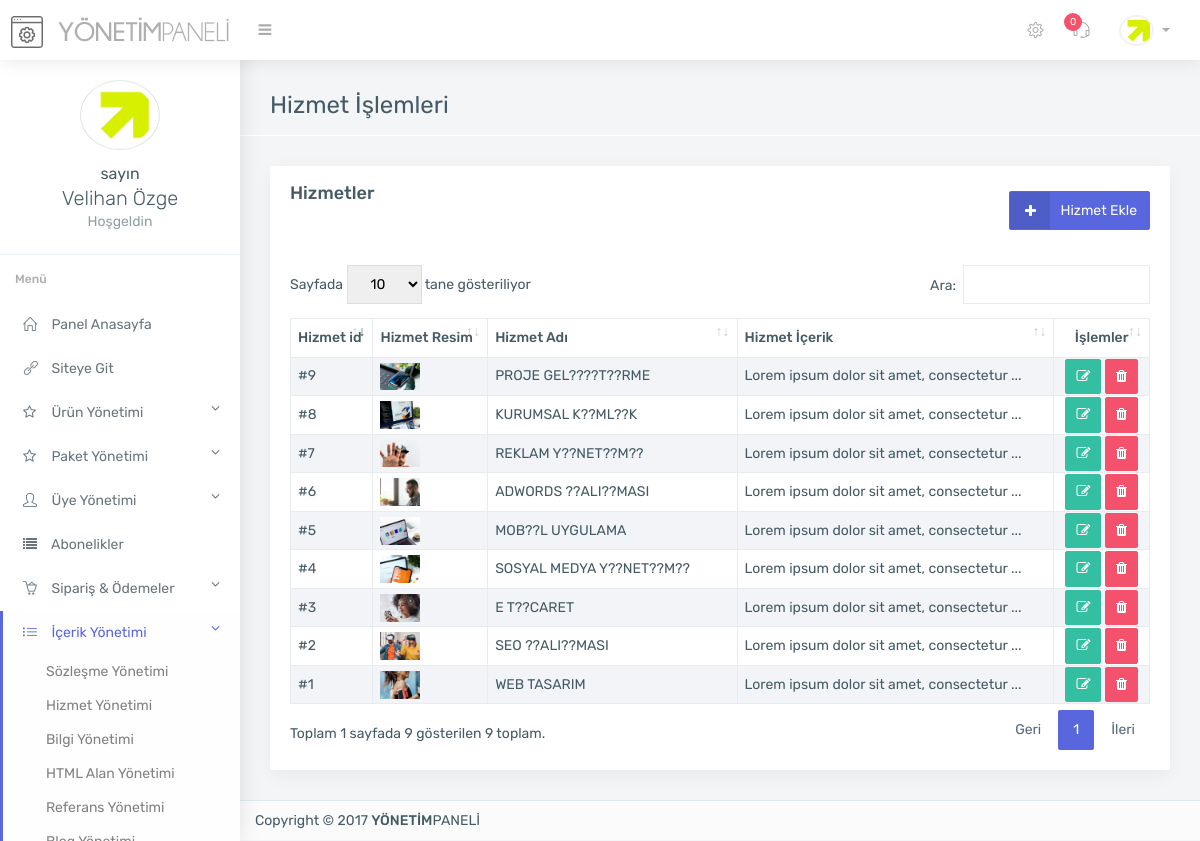
The page /admin/hizmetler.php (signed in) on the database its author committed.
### tables this page shows
CREATE TABLE `kullanici` (
  `kullanici_id` int(11) NOT NULL,
  `kullanici_adi` varchar(250) NOT NULL,
  `kullanici_pass` varchar(250) NOT NULL,
  `kullanici_adsoyad` varchar(500) NOT NULL,
  `kullanici_resim` varchar(500) NOT NULL
);

CREATE TABLE `hizmetler` (
  `hizmet_id` int(11) NOT NULL,
  `hizmet_baslik` varchar(255) DEFAULT NULL,
  `hizmet_icerik` longtext,
  `hizmet_resim` varchar(255) DEFAULT NULL,
  `hizmet_icon` varchar(255) DEFAULT NULL,
  `hizmet_title` varchar(255) DEFAULT NULL,
  `hizmet_descr` varchar(255) DEFAULT NULL,
  `hizmet_keyword` varchar(255) DEFAULT NULL,
  `hizmet_vitrin` varchar(255) DEFAULT '0'
);

### admin/hizmetler.php (the view)
<?php
include 'header.php';
include 'topbar.php';
include 'sidebar.php';
$hizmetsor=$db->prepare("SELECT * from hizmetler order by hizmet_id DESC");
$hizmetsor->execute(array(0));
?>
<section class="main-content container">
	<div class="page-header">
		<h2>Hizmet İşlemleri</h2>
	</div>
	<div class="row">
		<div class="col-md-12">
			<div class="card">
				<div class="card-heading card-default">
					<div class="pull-right mt-10">
						<a href="hizmet-ekle.php" class="btn btn-primary btn-icon"><i class="fa fa-plus"></i> Hizmet Ekle</a>
					</div>
					Hizmetler
				</div>
				<div class="card-block">
					<table id="datatable1" class="table table-striped dt-responsive nowrap table-hover">
						<thead>
							<tr>
								<th class="text-left">
									<strong>Hizmet id</strong>
								</th>
								<th class="text-left">
									<strong>Hizmet Resim</strong>
								</th>
								<th class="text-left">
									<strong>Hizmet Adı</strong>
								</th>
								<th class="text-left">
									<strong>Hizmet İçerik</strong>
								</th>
								<th class="text-center">
									<strong>İşlemler</strong>
								</th>
							</tr>
						</thead>
						<tbody>
							<?php
							while ($hizmetcek=$hizmetsor->fetch(PDO::FETCH_ASSOC)) {
								$hizmeticerik=mb_substr(strip_tags($hizmetcek['hizmet_icerik']), 0, 40, 'UTF-8')."...";
								?>
								<tr>
									<td>#<?php echo $hizmetcek['hizmet_id']; ?></td>
									<td><img style="max-height: 40px;max-width: 40px;" src="<?php echo $hizmetcek['hizmet_resim']; ?>"></td>
									<td><?php echo $hizmetcek['hizmet_baslik']; ?></td>
									<td><?php echo $hizmeticerik; ?></td>
									<td class="text-center">
										<a href="hizmet-duzenle.php?hizmet_id=<?php echo $hizmetcek['hizmet_id']; ?>" title="Düzenle" class="btn btn-sm btn-success"><i class="fa fa-edit"></i></a>
										<a href="controller/function.php?hizmetsil=ok&hizmet_id=<?php echo $hizmetcek['hizmet_id']; ?>" title="Sil" class="btn btn-sm btn-danger"><i class="fa fa-trash"></i></a>
									</td>
								</tr>
								<?php } ?>
							</tbody>
						</table>
					</div>
				</div>
			</div>
		</div>
		<?php include 'footer.php'; ?>

### admin/topbar.php (shortened to what this page needs)
<?php
$yenisay=$db->prepare("SELECT * from destek where destek_adminoku='0'");
$yenisay->execute(array());
$yeni=$yenisay->RowCount();
?>
<div class="top-bar light-top-bar">
	<div class="container-fluid">
		<div class="row">
			<div class="col">
				<a class="admin-logo" href="index.php">
					<h1>
						<img alt="" src="assets/img/genel/logo.png" class="logo-icon margin-r-10">
						<img alt="" src="assets/img/genel/logo-text.png" class="toggle-none hidden-xs">
					</h1>
				</a>
				<div class="left-nav-collapsed" >
					<a  href="#" class="nav-collapsed"><i class="fa fa-bars"></i></a>
				</div>
			</div>
			<div class="col">
				<ul class="list-inline top-right-nav">
					<li class="dropdown icon-dropdown d-none-m">
						<a href="genel-ayarlar.php"><i class="icon-settings"></i></a>
					</li>
					<li class="dropdown icon-dropdown">
						<a href="destek.php"><i class="icon-earphones-alt"></i> <span class="badge badge-danger"><?php echo $yeni; ?></span></a>
					</li>
					<li class="dropdown avtar-dropdown">
						<a class="dropdown-toggle" data-toggle="dropdown" href="#">
							<img alt="" class="rounded-circle" src="<?php echo $userprint['kullanici_resim']; ?>" width="30">
						</a>
					</li>
				</ul>
			</div>
		</div>
	</div>
</div>

### admin/sidebar.php (shortened to what this page needs)
<?php
$link = $_SERVER['REQUEST_URI'];
?>
<div class="main-sidebar-nav default-navigation">
    <div class="nano">
        <div class="nano-content sidebar-nav">
            <ul class="metisMenu nav flex-column" id="menu">
                <div class="card-block border-bottom text-center nav-profile">
                    <img alt="profile" class="rounded-circle margin-b-10 circle-border " src="<?php echo $userprint['kullanici_resim']; ?>" width="80">
                    <p class="lead margin-b-0 toggle-none"><small>sayın<br> </small><?php echo $userprint['kullanici_adsoyad'] ?></p>
                    <p class="text-muted mv-0 toggle-none">Hoşgeldin</p>
                </div>
                <li class="nav-heading">
                    <b>Menü</b>
                </li>
                <li class="nav-item <?php if (strstr($link, "index.php")) { echo "active";} ?>"><a class="nav-link" href="index.php"><i class="icon-home"></i> <span class="toggle-none">Panel Anasayfa</span> </a></li>
                <li class="nav-item"><a class="nav-link" target="_blank" href="<?php echo $settingsprint['ayar_siteurl']; ?>"><i class="icon-link"></i> <span class="toggle-none">Siteye Git</span> </a></li>
                <li class="nav-item <?php if (strstr($link, "urun")) { echo "active";} ?> <?php if (strstr($link, "eklenti")) { echo "active";} ?>">
                    <a class="nav-link" href="javascript: void(0);" aria-expanded="true"><i class="fa fa-star-o"></i> <span class="toggle-none">Ürün Yönetimi<span style="float: right;" class="fa fa-angle-down"></span></span></a>
                </li>
                <li class="nav-item <?php if (strstr($link, "paket")) { echo "active";} ?>">
                    <a class="nav-link" href="javascript: void(0);" aria-expanded="true"><i class="fa fa-star-o"></i> <span class="toggle-none">Paket Yönetimi<span style="float: right;" class="fa fa-angle-down"></span></span></a>
                </li>
                <li class="nav-item <?php if (strstr($link, "uye")) { echo "active";} ?>">
                    <a class="nav-link" href="javascript: void(0);" aria-expanded="true"><i class="icon-user"></i> <span class="toggle-none">Üye Yönetimi<span style="float: right;" class="fa fa-angle-down"></span></span></a>
                </li>
                <li class="nav-item <?php if (strstr($link, "abone")) { echo "active";} ?>">
                    <a class="nav-link" href="abonelikler.php"><i class="fa fa-list"></i> <span class="toggle-none">Abonelikler</span></a>
                </li>
                <li class="nav-item <?php if (strstr($link, "sanal-pos")) { echo "active";} ?><?php if (strstr($link, "hesap")) { echo "active";} ?><?php if (strstr($link, "siparis")) { echo "active";} ?><?php if (strstr($link, "odeme-yontemleri")) { echo "active";} ?>">
                    <a class="nav-link" href="javascript: void(0);" aria-expanded="true"><i class="icon-basket-loaded"></i> <span class="toggle-none">Sipariş & Ödemeler<span style="float: right;" class="fa fa-angle-down"></span></span></a>
                </li>
                <li class="nav-item <?php if (strstr($link, "sozlesme-yonetimi")) { echo "active";} ?><?php if (strstr($link, "slayt")) { echo "active";} ?><?php if (strstr($link, "referans")) { echo "active";} ?><?php if (strstr($link, "marka")) { echo "active";} ?><?php if (strstr($link, "yorum")) { echo "active";} ?><?php if (strstr($link, "bilgi")) { echo "active";} ?><?php if (strstr($link, "sosyal")) { echo "active";} ?><?php if (strstr($link, "proje")) { echo "active";} ?><?php if (strstr($link, "sss")) { echo "active";} ?><?php if (strstr($link, "sayfa")) { echo "active";} ?><?php if (strstr($link, "hizmet")) { echo "active";} ?><?php if (strstr($link, "html")) { echo "active";} ?><?php if (strstr($link, "blog")) { echo "active";} ?>">
                    <a class="nav-link" href="" aria-expanded="true"><i class="icon-list"></i> <span class="toggle-none">İçerik Yönetimi<span style="float: right;" class="fa fa-angle-down"></span></span></a>
                    <ul class="nav-second-level nav flex-column sub-menu" aria-expanded="true">
                        <li class="nav-item"><a class="nav-link" href="sozlesme-yonetimi.php">Sözleşme Yönetimi</a></li>
                        <li class="nav-item"><a class="nav-link" href="hizmetler.php">Hizmet Yönetimi</a></li>
                        <li class="nav-item"><a class="nav-link" href="bilgiler.php">Bilgi Yönetimi</a></li>
                        <li class="nav-item"><a class="nav-link" href="html-alan.php">HTML Alan Yönetimi</a></li>
                        <li class="nav-item"><a class="nav-link" href="referanslar.php">Referans Yönetimi</a></li>
                        <li class="nav-item"><a class="nav-link" href="blog.php">Blog Yönetimi</a></li>
                    </ul>
                </li>
            </ul>
        </div>
    </div>
</div>

### rows shown on the page
kullanici: kullanici_resim (picture), kullanici_adsoyad "Velihan Özge"
hizmetler: hizmet_id "9", hizmet_resim (picture), hizmet_baslik "PROJE GEL????T??RME", hizmet_icerik "Lorem ipsum dolor sit amet, consectetur ..."
hizmetler: hizmet_id "8", hizmet_resim (picture), hizmet_baslik "KURUMSAL K??ML??K", hizmet_icerik "Lorem ipsum dolor sit amet, consectetur ..."
hizmetler: hizmet_id "7", hizmet_resim (picture), hizmet_baslik "REKLAM Y??NET??M??", hizmet_icerik "Lorem ipsum dolor sit amet, consectetur ..."
hizmetler: hizmet_id "6", hizmet_resim (picture), hizmet_baslik "ADWORDS ??ALI??MASI", hizmet_icerik "Lorem ipsum dolor sit amet, consectetur ..."
hizmetler: hizmet_id "5", hizmet_resim (picture), hizmet_baslik "MOB??L UYGULAMA", hizmet_icerik "Lorem ipsum dolor sit amet, consectetur ..."
hizmetler: hizmet_id "4", hizmet_resim (picture), hizmet_baslik "SOSYAL MEDYA Y??NET??M??", hizmet_icerik "Lorem ipsum dolor sit amet, consectetur ..."
hizmetler: hizmet_id "3", hizmet_resim (picture), hizmet_baslik "E T??CARET", hizmet_icerik "Lorem ipsum dolor sit amet, consectetur ..."
hizmetler: hizmet_id "2", hizmet_resim (picture), hizmet_baslik "SEO ??ALI??MASI", hizmet_icerik "Lorem ipsum dolor sit amet, consectetur ..."
hizmetler: hizmet_id "1", hizmet_resim (picture), hizmet_baslik "WEB TASARIM", hizmet_icerik "Lorem ipsum dolor sit amet, consectetur ..."

### other values the page prints
$yeni "0"
